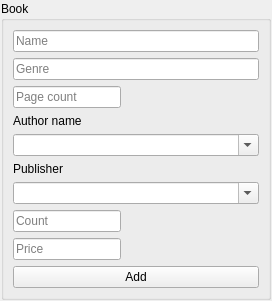
<?xml version="1.0" encoding="UTF-8"?>
<ui version="4.0">
 <class>bookAddingForm</class>
 <widget class="QWidget" name="bookAddingForm">
  <property name="geometry">
   <rect>
    <x>0</x>
    <y>0</y>
    <width>272</width>
    <height>278</height>
   </rect>
  </property>
  <property name="windowTitle">
   <string>Add book</string>
  </property>
  <layout class="QVBoxLayout" name="verticalLayout">
   <property name="spacing">
    <number>1</number>
   </property>
   <property name="leftMargin">
    <number>1</number>
   </property>
   <property name="topMargin">
    <number>1</number>
   </property>
   <property name="rightMargin">
    <number>1</number>
   </property>
   <property name="bottomMargin">
    <number>1</number>
   </property>
   <item>
    <widget class="QGroupBox" name="groupBox">
     <property name="title">
      <string>Book</string>
     </property>
     <layout class="QVBoxLayout" name="verticalLayout_10">
      <item>
       <widget class="QLineEdit" name="nameEdit">
        <property name="placeholderText">
         <string>Name</string>
        </property>
       </widget>
      </item>
      <item>
       <widget class="QLineEdit" name="genreEdit">
        <property name="placeholderText">
         <string>Genre</string>
        </property>
       </widget>
      </item>
      <item alignment="Qt::AlignLeft">
       <widget class="QLineEdit" name="pageCountEdit">
        <property name="placeholderText">
         <string>Page count</string>
        </property>
        <property name="clearButtonEnabled">
         <bool>false</bool>
        </property>
       </widget>
      </item>
      <item>
       <widget class="QLabel" name="label">
        <property name="text">
         <string>Author name</string>
        </property>
       </widget>
      </item>
      <item>
       <widget class="QComboBox" name="authorsList">
        <property name="editable">
         <bool>true</bool>
        </property>
        <item>
         <property name="text">
          <string/>
         </property>
        </item>
       </widget>
      </item>
      <item>
       <widget class="QLabel" name="label_2">
        <property name="text">
         <string>Publisher</string>
        </property>
       </widget>
      </item>
      <item>
       <widget class="QComboBox" name="publishersList">
        <property name="editable">
         <bool>true</bool>
        </property>
        <item>
         <property name="text">
          <string/>
         </property>
        </item>
       </widget>
      </item>
      <item alignment="Qt::AlignLeft">
       <widget class="QLineEdit" name="countEdit">
        <property name="placeholderText">
         <string>Count</string>
        </property>
       </widget>
      </item>
      <item alignment="Qt::AlignLeft">
       <widget class="QLineEdit" name="priceEdit">
        <property name="placeholderText">
         <string>Price</string>
        </property>
       </widget>
      </item>
      <item>
       <widget class="QPushButton" name="addBtn">
        <property name="cursor">
         <cursorShape>PointingHandCursor</cursorShape>
        </property>
        <property name="text">
         <string>Add</string>
        </property>
       </widget>
      </item>
     </layout>
    </widget>
   </item>
  </layout>
 </widget>
 <resources/>
 <connections/>
</ui>
